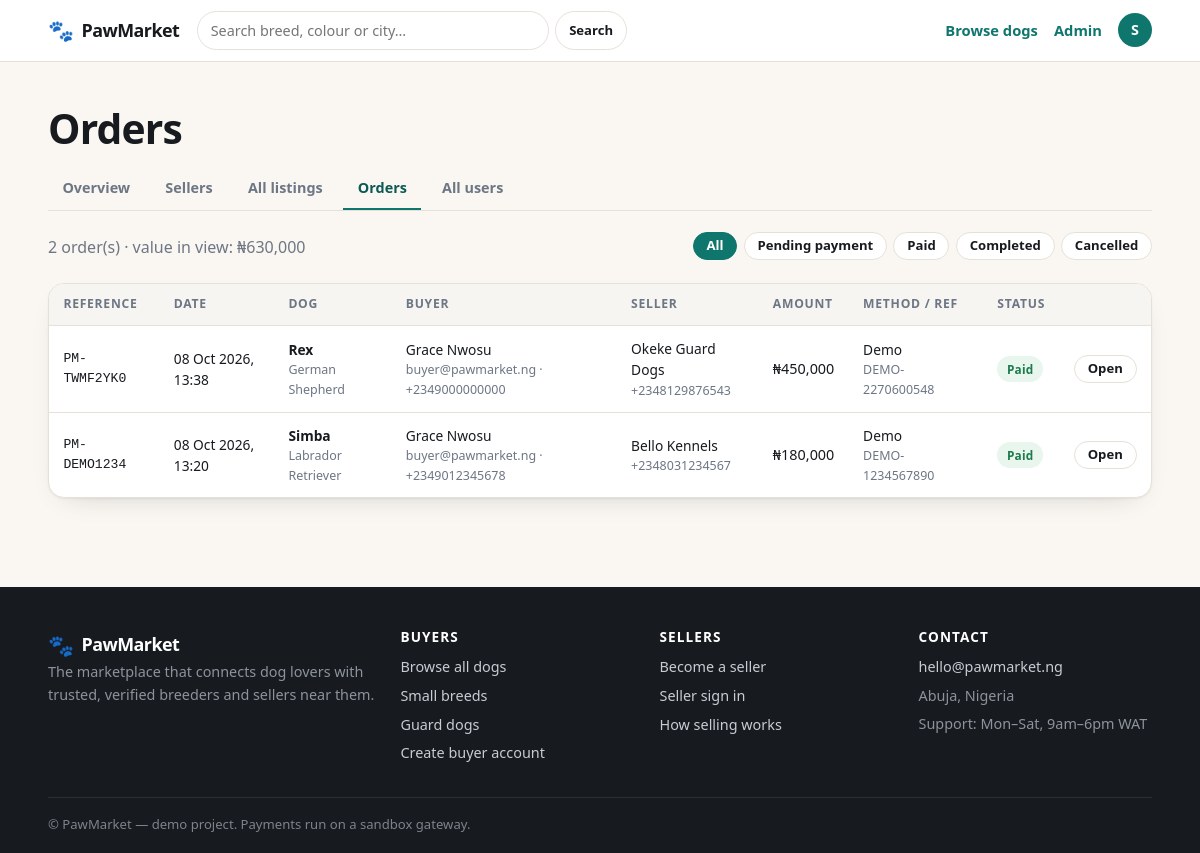
Page /admin/orders (signed in) on the committed database.
### app/models.py (models this page shows, shortened)
class User(UserMixin, db.Model):
    __tablename__ = "users"
    id = db.Column(db.Integer, primary_key=True)
    full_name = db.Column(db.String(120), nullable=False)
    email = db.Column(db.String(160), unique=True, nullable=False, index=True)
    phone = db.Column(db.String(40))
    whatsapp = db.Column(db.String(40))
    password_hash = db.Column(db.String(255), nullable=False)
    role = db.Column(db.String(20), nullable=False, default="buyer")
    business_name = db.Column(db.String(160))
    bio = db.Column(db.Text)
    country = db.Column(db.String(80), default="Nigeria")
    state = db.Column(db.String(80))
    city = db.Column(db.String(80))
    address = db.Column(db.String(200))
    avatar = db.Column(db.String(200))
    is_verified = db.Column(db.Boolean, default=False)   # admin-controlled badge
    is_active_user = db.Column(db.Boolean, default=True)  # admin can suspend
    created_at = db.Column(db.DateTime, default=datetime.utcnow)
    dogs = db.relationship("Dog", backref="seller", lazy="dynamic",
                           cascade="all, delete-orphan", foreign_keys="Dog.seller_id")
    favorites = db.relationship("Favorite", backref="user", lazy="dynamic",
                                cascade="all, delete-orphan")
    orders = db.relationship("Order", backref="buyer", lazy="dynamic",
                             foreign_keys="Order.buyer_id",
                             cascade="all, delete-orphan")
    @property
    def is_active(self):  # Flask-Login uses this to block suspended accounts
        return self.is_active_user
    @property
    def is_admin(self):
        return self.role == "admin"
    @property
    def is_seller(self):
        return self.role == "seller"
    @property
    def is_buyer(self):
        return self.role == "buyer"

class Order(db.Model):
    __tablename__ = "orders"
    id = db.Column(db.Integer, primary_key=True)
    reference = db.Column(db.String(40), unique=True, nullable=False)
    dog_id = db.Column(db.Integer, db.ForeignKey("dogs.id"), nullable=False)
    buyer_id = db.Column(db.Integer, db.ForeignKey("users.id"), nullable=False)
    seller_id = db.Column(db.Integer, db.ForeignKey("users.id"), nullable=False)
    amount = db.Column(db.Float, nullable=False)
    status = db.Column(db.String(30), default="pending_payment")
    payment_method = db.Column(db.String(40), default="demo")
    payment_ref = db.Column(db.String(80))
    delivery_address = db.Column(db.String(250))
    buyer_phone = db.Column(db.String(40))
    notes = db.Column(db.Text)
    created_at = db.Column(db.DateTime, default=datetime.utcnow)
    seller = db.relationship("User", foreign_keys=[seller_id])
    @property
    def status_label(self):
        return self.status.replace("_", " ").title()

class Dog(db.Model):
    __tablename__ = "dogs"
    id = db.Column(db.Integer, primary_key=True)
    seller_id = db.Column(db.Integer, db.ForeignKey("users.id"), nullable=False)
    name = db.Column(db.String(80), nullable=False)
    breed = db.Column(db.String(80), nullable=False, index=True)
    color = db.Column(db.String(80))
    size = db.Column(db.String(20), default="Medium", index=True)
    gender = db.Column(db.String(10), default="Male")
    age_months = db.Column(db.Integer, default=3)
    weight_kg = db.Column(db.Float)
    price = db.Column(db.Float, nullable=False, default=0)
    negotiable = db.Column(db.Boolean, default=False)
    delivery_available = db.Column(db.Boolean, default=False)
    description = db.Column(db.Text)
    temperament = db.Column(db.String(200))
    health_notes = db.Column(db.String(300))
    vaccinated = db.Column(db.Boolean, default=False)
    dewormed = db.Column(db.Boolean, default=False)
    pedigree = db.Column(db.Boolean, default=False)
    trained = db.Column(db.Boolean, default=False)
    kennel_club_registered = db.Column(db.Boolean, default=False)
    city = db.Column(db.String(80))
    state = db.Column(db.String(80))
    country = db.Column(db.String(80), default="Nigeria")
    status = db.Column(db.String(20), default="available", index=True)
    is_featured = db.Column(db.Boolean, default=False)
    views = db.Column(db.Integer, default=0)
    created_at = db.Column(db.DateTime, default=datetime.utcnow, index=True)
    images = db.relationship("DogImage", backref="dog", lazy="select",
                             cascade="all, delete-orphan")
    orders = db.relationship("Order", backref="dog", lazy="dynamic",
                             cascade="all, delete-orphan")

### app/admin.py (the view)
@admin_bp.route("/orders")
@role_required("admin")
def orders():
    status = request.args.get("status")
    q = Order.query
    if status:
        q = q.filter(Order.status == status)
    rows = q.order_by(Order.created_at.desc()).all()
    revenue = sum(o.amount for o in rows if o.status in ("paid", "completed"))
    return render_template("admin/orders.html", orders=rows, status=status, revenue=revenue)

### app/helpers.py (called while the page is built)
def role_required(*roles):
    def decorator(view):
        @wraps(view)
        def wrapped(*args, **kwargs):
            if not current_user.is_authenticated:
                flash("Please sign in to continue.", "info")
                return redirect(url_for("auth.login"))
            if current_user.role not in roles:
                abort(403)
            return view(*args, **kwargs)
        return wrapped
    return decorator

### app/models.py (called while the page is built)
@login_manager.user_loader
def load_user(user_id):
    return db.session.get(User, int(user_id))

### templates/admin/orders.html (shortened to what this page needs)
{% extends "base.html" %}
{% block content %}
<section>
  <div class="container">
    <h1>Orders</h1>
    {% include "admin/_admin_nav.html" %}
    <div class="section-head mt-2">
      <p class="muted" style="margin:0">{{ orders|length }} order(s) · value in view: {{ revenue|money }}</p>
      <div style="display:flex;gap:.4rem;flex-wrap:wrap">
        <a class="btn btn-sm {{ 'btn-primary' if not status }}" href="{{ url_for('admin.orders') }}">All</a>
        {% for s in ['pending_payment','paid','completed','cancelled'] %}
          <a class="btn btn-sm {{ 'btn-primary' if status == s }}" href="{{ url_for('admin.orders', status=s) }}">{{ s.replace('_',' ')|capitalize }}</a>
        {% endfor %}
      </div>
    </div>
    <div class="table-wrap">
      <table>
        <thead>
          <tr><th>Reference</th><th>Date</th><th>Dog</th><th>Buyer</th><th>Seller</th>
              <th>Amount</th><th>Method / ref</th><th>Status</th><th></th></tr>
        </thead>
        <tbody>
          {% for o in orders %}
            <tr>
              <td class="id-line">{{ o.reference }}</td>
              <td class="small">{{ o.created_at.strftime('%d %b %Y, %H:%M') }}</td>
              <td class="small"><strong>{{ o.dog.name }}</strong><div class="muted tiny">{{ o.dog.breed }}</div></td>
              <td class="small">{{ o.buyer.full_name }}<div class="muted tiny">{{ o.buyer.email }} · {{ o.buyer_phone or o.buyer.phone or '—' }}</div></td>
              <td class="small">{{ o.seller.business_name or o.seller.full_name }}<div class="muted tiny">{{ o.seller.phone or '—' }}</div></td>
              <td>{{ o.amount|money }}</td>
              <td class="small">{{ o.payment_method|capitalize }}<div class="muted tiny">{{ o.payment_ref or '—' }}</div></td>
              <td><span class="badge {{ 'badge-ok' if o.status in ('paid','completed') else 'badge-amber' if o.status=='pending_payment' else 'badge-grey' }}">{{ o.status_label }}</span></td>
              <td><a class="btn btn-sm" href="{{ url_for('main.order_detail', order_id=o.id) }}">Open</a></td>
            </tr>
          {% else %}
            <tr><td colspan="9">No orders found.</td></tr>
          {% endfor %}
        </tbody>
      </table>
    </div>
  </div>
</section>
{% endblock %}

### templates/base.html (shortened to what this page needs)
<!DOCTYPE html>
<html lang="en">
<head>
  <link rel="stylesheet" href="{{ url_for('static', filename='css/app.css') }}">
</head>
<body>
<header class="nav">
  <div class="container nav-inner">
    <a class="brand" href="{{ url_for('main.home') }}">
      <span class="brand-mark">🐾</span>
      <span class="brand-text">{{ SITE_NAME }}</span>
    </a>
    <form class="nav-search" action="{{ url_for('main.browse') }}" method="get">
      <input type="search" name="q" placeholder="Search breed, colour or city…"
             value="{{ request.args.get('q','') if request.endpoint == 'main.browse' else '' }}">
      <button class="btn btn-sm" type="submit">Search</button>
    </form>
    <nav class="nav-links">
      <a href="{{ url_for('main.browse') }}">Browse dogs</a>
      {% if current_user.is_authenticated %}
        {% if current_user.is_admin %}
          <a href="{{ url_for('admin.dashboard') }}">Admin</a>
        {% elif current_user.is_seller %}
          <a href="{{ url_for('seller.dashboard') }}">Seller dashboard</a>
        {% else %}
          <a href="{{ url_for('main.buyer_dashboard') }}">My dashboard</a>
        {% endif %}
        <div class="user-menu">
          <span class="avatar avatar-sm">
            {% if current_user.avatar %}
              <img src="{{ url_for('static', filename='uploads/' + current_user.avatar) }}" alt="">
            {% else %}{{ current_user.full_name[0]|upper }}{% endif %}
          </span>
        </div>
      {% else %}
        <a href="{{ url_for('auth.login') }}">Sign in</a>
        <a class="btn btn-sm btn-primary" href="{{ url_for('auth.register', role='seller') }}">Sell a dog</a>
      {% endif %}
    </nav>
  </div>
</header>
<main>
  {% block content %}{% endblock %}
</main>
<footer class="footer">
  <div class="container footer-grid">
    <div>
      <div class="brand brand-light"><span class="brand-mark">🐾</span> {{ SITE_NAME }}</div>
      <p class="muted-light">The marketplace that connects dog lovers with trusted, verified
        breeders and sellers near them.</p>
    </div>
    <div>
      <h4>Buyers</h4>
      <a href="{{ url_for('main.browse') }}">Browse all dogs</a>
      <a href="{{ url_for('main.browse', size='Small') }}">Small breeds</a>
      <a href="{{ url_for('main.browse', size='Giant') }}">Guard dogs</a>
      <a href="{{ url_for('auth.register', role='buyer') }}">Create buyer account</a>
    </div>
    <div>
      <h4>Sellers</h4>
      <a href="{{ url_for('auth.register', role='seller') }}">Become a seller</a>
      <a href="{{ url_for('auth.login') }}">Seller sign in</a>
      <a href="{{ url_for('main.home') }}#how">How selling works</a>
    </div>
    <div>
      <h4>Contact</h4>
      <a href="mailto:{{ CONTACT_EMAIL }}">{{ CONTACT_EMAIL }}</a>
      <span class="muted-light">Abuja, Nigeria</span>
      <span class="muted-light">Support: Mon–Sat, 9am–6pm WAT</span>
    </div>
  </div>
  <div class="container footer-bottom">
    <span>© {{ SITE_NAME }} — demo project. Payments run on a sandbox gateway.</span>
  </div>
</footer>
</body>
</html>

### static/css/app.css (style rules this page uses)
:root { --ink:#171a1f; --ink-2:#3d4550; --muted:#6d7684; --line:#e6e1d8; --cream:#faf7f2; --card:#ffffff; --brand:#0f766e; --brand-dark:#0b5a54; --brand-tint:#e6f2f0; --accent:#e08b2c; --accent-tint:#fdf1e0; --danger:#b4342c; --danger-tint:#fdeceb; --ok:#1d7a4d; --ok-tint:#e8f6ee; --info-tint:#eef3fb; --info:#2a5aa8; --radius:16px; --radius-sm:10px; --shadow:0 1px 2px rgba(23,26,31,.05), 0 10px 28px -18px rgba(23,26,31,.28); --shadow-lg:0 18px 50px -24px rgba(23,26,31,.42); }
* { box-sizing:border-box }
html,body { margin:0;padding:0 }
body { font-family:"Segoe UI",system-ui,-apple-system,"Helvetica Neue",Arial,sans-serif; color:var(--ink);background:var(--cream);line-height:1.55;-webkit-font-smoothing:antialiased; }
a { color:var(--brand);text-decoration:none }
h1,h2,h3,h4 { margin:0 0 .4em;line-height:1.18;letter-spacing:-.02em }
h1 { font-size:clamp(1.9rem,3.4vw,2.9rem) }
p { margin:0 0 1em }
.container { width:min(1180px,92vw);margin:0 auto }
.muted { color:var(--muted) }
.small { font-size:.86rem }
.tiny { font-size:.78rem }
.mt-2 { margin-top:1rem }
section { padding:2.6rem 0 }
.section-head { display:flex;justify-content:space-between;align-items:flex-end;gap:1rem;margin-bottom:1.4rem;flex-wrap:wrap }
.nav { position:sticky;top:0;z-index:50;background:rgba(255,255,255,.94); backdrop-filter:blur(10px);border-bottom:1px solid var(--line) }
.nav-inner { display:flex;align-items:center;gap:1.1rem;padding:.7rem 0 }
.brand { display:flex;align-items:center;gap:.5rem;font-weight:800;font-size:1.12rem; color:var(--ink);letter-spacing:-.03em }
.brand-mark { font-size:1.3rem }
.brand-light { color:#fff }
.nav-search { display:flex;gap:.4rem;flex:1;max-width:430px }
.nav-search input { flex:1;padding:.55rem .8rem;border:1px solid var(--line);border-radius:999px; background:#fff;font-size:.9rem }
.nav-links { display:flex;align-items:center;gap:1rem;margin-left:auto;font-weight:600;font-size:.92rem }
.user-menu { position:relative;display:flex;align-items:center;gap:.5rem;cursor:pointer }
.avatar { display:inline-flex;align-items:center;justify-content:center;border-radius:50%; background:var(--brand);color:#fff;font-weight:700;overflow:hidden }
.avatar-sm { width:34px;height:34px;font-size:.9rem }
.btn { display:inline-flex;align-items:center;justify-content:center;gap:.45rem;cursor:pointer; border:1px solid var(--line);background:#fff;color:var(--ink);font-weight:650;font-size:.92rem; padding:.62rem 1.05rem;border-radius:999px;transition:.16s;font-family:inherit;line-height:1 }
.btn-primary { background:var(--brand);border-color:var(--brand);color:#fff }
.btn-sm { padding:.42rem .8rem;font-size:.82rem }
.badge { display:inline-flex;align-items:center;gap:.3rem;padding:.24rem .6rem;border-radius:999px; font-size:.74rem;font-weight:700;letter-spacing:.02em;background:var(--brand-tint);color:var(--brand-dark) }
.badge-ok { background:var(--ok-tint);color:var(--ok) }
input,select,textarea { width:100%;font-family:inherit;font-size:.93rem;padding:.62rem .75rem; border:1px solid var(--line);border-radius:var(--radius-sm);background:#fff;color:var(--ink) }
.table-wrap { overflow-x:auto;background:#fff;border:1px solid var(--line);border-radius:var(--radius); box-shadow:var(--shadow) }
table { width:100%;border-collapse:collapse;font-size:.9rem }
th { text-align:left;padding:.7rem .9rem;background:#f7f5f1;font-size:.76rem;text-transform:uppercase; letter-spacing:.06em;color:var(--muted);white-space:nowrap }
td { padding:.75rem .9rem;border-top:1px solid var(--line);vertical-align:middle }
.id-line { font-family:ui-monospace,SFMono-Regular,Menlo,monospace;font-size:.82rem }
.footer { background:var(--ink);color:#c8ccd3;margin-top:3rem;padding:2.6rem 0 1.2rem;font-size:.9rem }
.footer h4 { color:#fff;font-size:.85rem;text-transform:uppercase;letter-spacing:.08em;margin-bottom:.7rem }
.footer a { display:block;color:#c8ccd3;margin-bottom:.4rem }
.footer-grid { display:grid;grid-template-columns:1.4fr 1fr 1fr 1fr;gap:1.6rem }
.muted-light { color:#8d939d;display:block;margin-bottom:.35rem }
.footer-bottom { border-top:1px solid #2b2f36;margin-top:1.6rem;padding-top:1rem;color:#7d838d;font-size:.82rem }

### rows in the picture
User: full_name "S"
Order: reference "PM-TWMF2YK0", created_at "08 Oct 2026, 13:38", dog.name "Rex", dog.breed "German Shepherd", buyer.full_name "Grace Nwosu", buyer.email "buyer@pawmarket.ng", buyer_phone "+2349000000000", seller "Okeke Guard Dogs", seller "+2348129876543", amount "₦450,000", payment_method "Demo", payment_ref "DEMO-2270600548", status_label "Paid"
Order: reference "PM-DEMO1234", created_at "08 Oct 2026, 13:20", dog.name "Simba", dog.breed "Labrador Retriever", buyer.full_name "Grace Nwosu", buyer.email "buyer@pawmarket.ng", buyer_phone "+2349012345678", seller "Bello Kennels", seller "+2348031234567", amount "₦180,000", payment_method "Demo", payment_ref "DEMO-1234567890", status_label "Paid"

### other values in the picture
{{ SITE_NAME }} "PawMarket"
{{ label }} "Overview" "Sellers" "All listings" "Orders" "All users"
{{ orders|length }} "2"
{{ revenue|money }} "₦630,000"
{{ s.replace('_',' ')|capitalize }} "Pending payment" "Paid" "Completed" "Cancelled"
{{ CONTACT_EMAIL }} "hello@pawmarket.ng"
